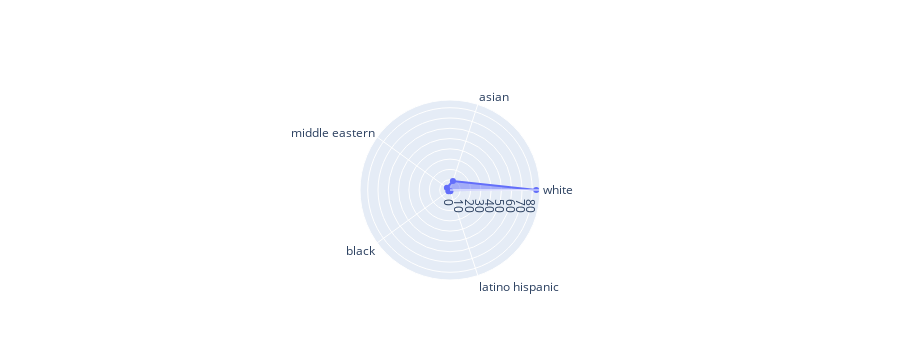

This figure's notebook cell:
### Code cell
fig = go.Figure(data=go.Scatterpolar(
  r=race_df["proportion"],
  theta=race_df["dominant_race"],
  fill='toself'
))

fig.update_layout(
  polar=dict(
    radialaxis=dict(
      visible=True
    ),
  ),
  showlegend=False
)

### Figure 1 — Plotly figure (JSON) as saved in the notebook; plotly's stock layout.template omitted (floating-point values rounded to 4 significant figures)
{"data": [{"fill": "toself", "r": [83.85, 9.139, 3.727, 1.952, 1.331], "theta": ["white", "asian", "middle eastern", "black", "latino hispanic"], "type": "scatterpolar"}], "layout": {"height": 360, "polar": {"angularaxis": {"type": "category"}, "radialaxis": {"autorange": true, "range": [0, 87.5], "type": "linear", "visible": true}}, "showlegend": false}}
